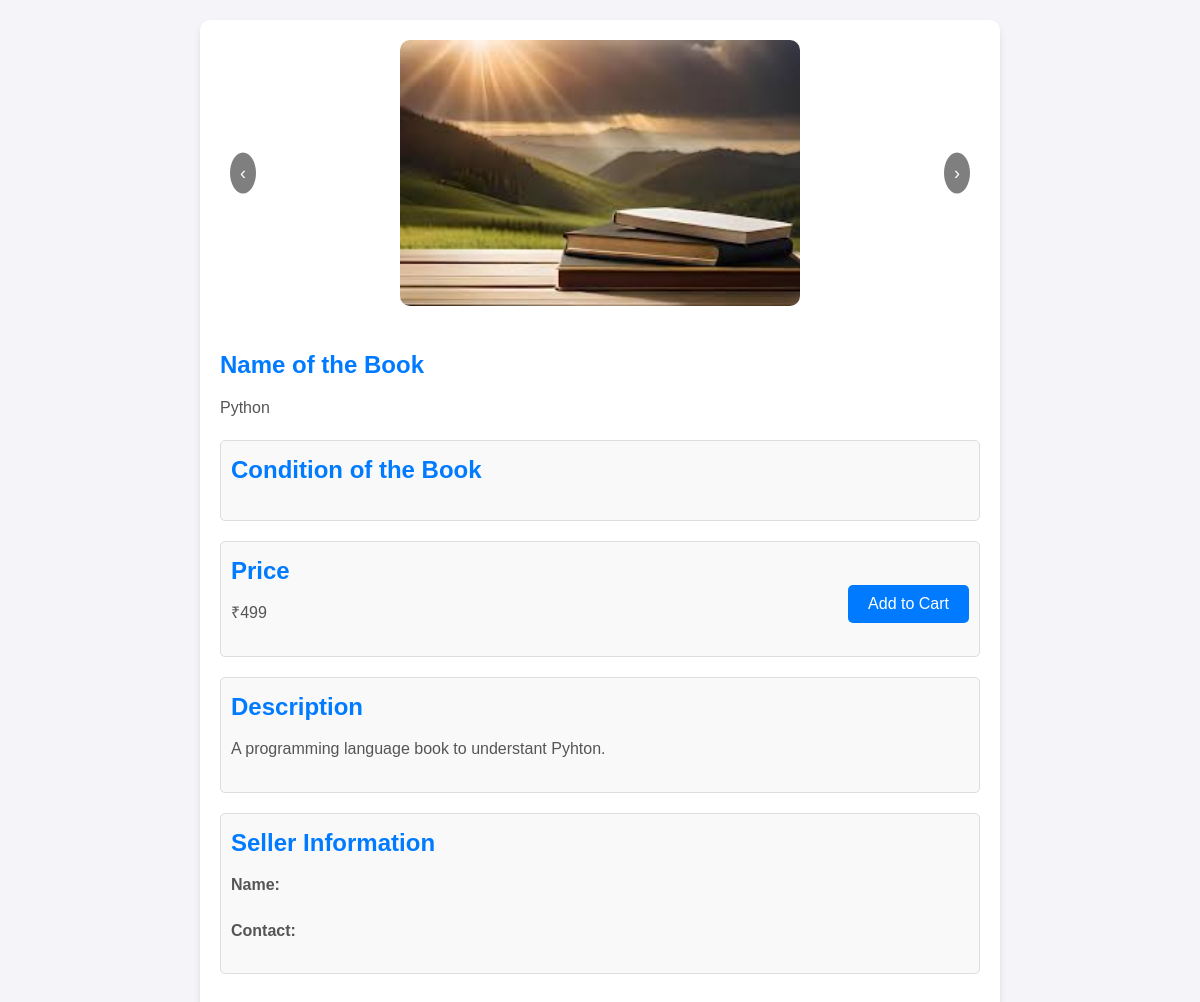
The app's page /product/20 with its own data.
### home/models.py (models this page shows, shortened)
class Product(models.Model):
    product_id = models.AutoField
    product_category = models.CharField(max_length=50)
    title = models.CharField(max_length=50)
    desc = models.CharField(max_length=500)
    price = models.IntegerField()
    image1 = models.ImageField(upload_to="images/")
    image2 = models.ImageField(upload_to="images/")
    image3 = models.ImageField(upload_to="images/")
    mobile = models.CharField(max_length=12, default="")
    location = models.CharField(max_length=500)
    date = models.DateField()

### home/views.py (the view)
# urls.py: path('product/<int:product_id>', views.product_detail, name='product_detail'),
def product_detail(request, product_id):
    product = get_object_or_404(Product, id=product_id)
    return render(request, 'product_detail.html', {'product': product})

### templates/product_detail.html (shortened to what this page needs)
<!DOCTYPE html>
<html lang="en">
<head>
</head>
<body>
  <div class="container">
    <div class="slider">
      <button class="arrow left" onclick="changeSlide(-1)">&#8249;</button>
      <img class="active" src="/media/{{ product.image1 }}" alt="{{ product.title }}">
      <button class="arrow right" onclick="changeSlide(1)">&#8250;</button>
    </div>
    <div class="Book-Name">
      <h3>Name of the Book</h3>
      <p>{{ product.title }}</p>
    </div>
    <div class="overview">
      <h3>Condition of the Book</h3>
    </div>
    <div class="price">
      <div>
        <h3>Price</h3>
        <p>₹{{ product.price }}</p>
      </div>
      <form method="post" action="{% url 'add_to_cart' product.id %}">
        <button type="submit" class="button">Add to Cart</button>
      </form>
    </div>
    <div class="description">
      <h3>Description</h3>
      <p>{{ product.desc }}</p>
    </div>
    <div class="description">
      <h3>Seller Information</h3>
      <p><strong>Name:</strong> {{ product.user }}</p>
      <p><strong>Contact:</strong> {{ product.user.mobile }}</p>
    </div>
  </div>
</body>
</html>

### templates/product_detail.html (style rules this page uses)
* { margin: 0; padding: 0; box-sizing: border-box; }
body { font-family: Arial, sans-serif; line-height: 1.6; background-color: #f4f4f9; color: #333; }
.container { max-width: 800px; margin: 20px auto; padding: 20px; background-color: #fff; border-radius: 10px; box-shadow: 0 4px 6px rgba(0, 0, 0, 0.1); }
.slider { position: relative; text-align: center; }
.slider img { width: 100%; max-width: 400px; height: auto; border-radius: 10px; display: none; margin: 0 auto; }
.slider img.active { display: block; }
.slider .arrow { position: absolute; top: 50%; transform: translateY(-50%); background-color: rgba(0, 0, 0, 0.5); color: #fff; border: none; padding: 10px; cursor: pointer; border-radius: 50%; font-size: 18px; user-select: none; }
.slider .arrow.left { left: 10px; }
.slider .arrow.right { right: 10px; }
h3 { font-size: 24px; color: #007bff; margin-bottom: 10px; }
p { font-size: 16px; margin-bottom: 20px; color: #555; }
.Book-Name { margin-top: 40px; }
.overview, .price, .description { margin-bottom: 20px; padding: 10px; border: 1px solid #ddd; border-radius: 5px; background-color: #f9f9f9; }
.price { display: flex; justify-content: space-between; align-items: center; font-size: 18px; color: #28a745; }
.button { display: inline-block; margin-top: 10px; padding: 10px 20px; font-size: 16px; color: white; background-color: #007bff; border: none; border-radius: 5px; cursor: pointer; transition: background-color 0.3s ease; text-decoration: none; text-align: center; }

### records on screen
Product: image1 (picture), title "Python", price "499", desc "A programming language book to understant Pyhton."
